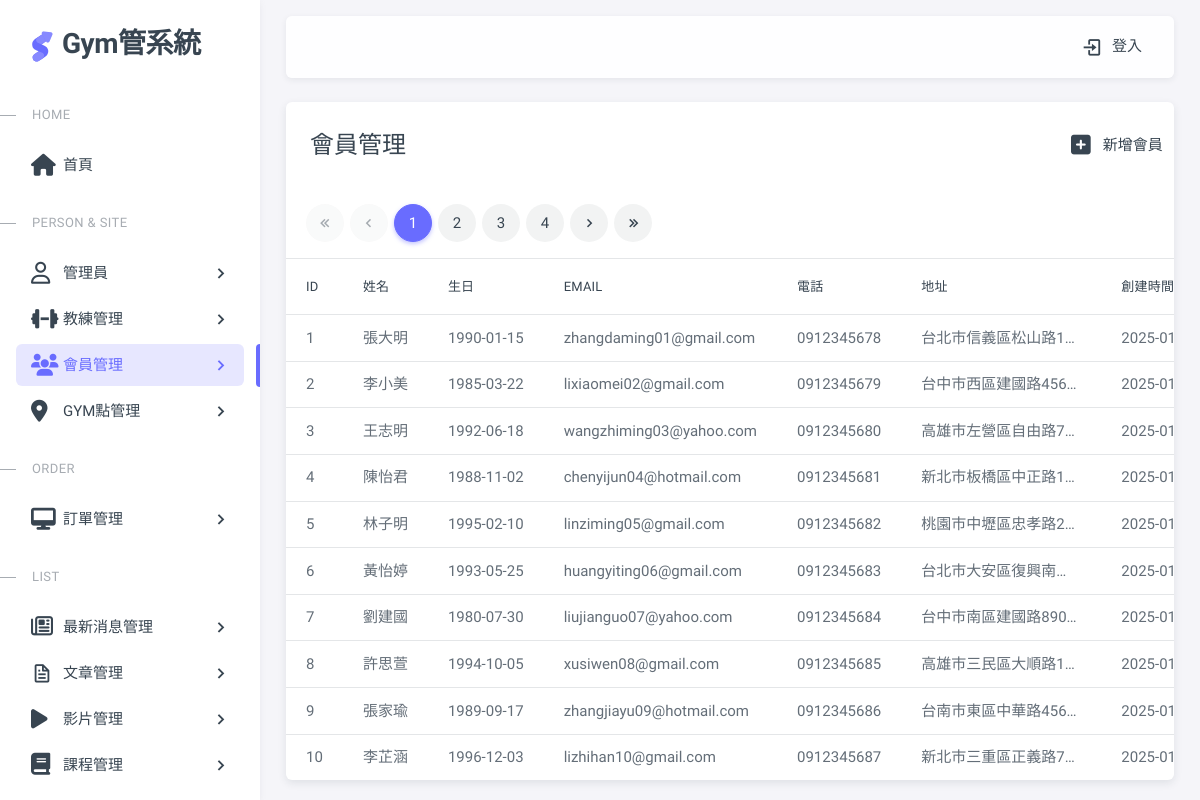
Page /pages/gymMember.php on the committed database.
### tables this page shows
CREATE TABLE member_auth (
    auth_id INT AUTO_INCREMENT PRIMARY KEY,
    member_id INT,
    email VARCHAR(255),
    member_password VARCHAR(255),
    last_login TIMESTAMP,
    created_at TIMESTAMP DEFAULT CURRENT_TIMESTAMP,
    updated_at TIMESTAMP DEFAULT CURRENT_TIMESTAMP ON UPDATE CURRENT_TIMESTAMP,
    FOREIGN KEY (member_id) REFERENCES member_basic(member_id)
);

CREATE TABLE member_basic (
    member_id INT AUTO_INCREMENT PRIMARY KEY,
     member_name VARCHAR(100),
    birthday DATE,
    gender ENUM('male', 'female'),
    phone VARCHAR(20),
    address VARCHAR(255),
    created_at TIMESTAMP DEFAULT CURRENT_TIMESTAMP,
    updated_at TIMESTAMP DEFAULT CURRENT_TIMESTAMP ON UPDATE CURRENT_TIMESTAMP
);

### pages/gymMember.php (the view, shortened to what this page needs)
<?php require __DIR__ . "/includes/init.php"; ?>
<?php
$perPage = 10;
$page = isset($_GET["page"]) ? intval($_GET["page"]) : 1;
$t_sql = "SELECT count(*) FROM member_basic ";
$totalRows = $pdo->query($t_sql)->fetch(PDO::FETCH_NUM)[0];
if ($totalRows > 0) {
    $sql = sprintf("SELECT member_basic.*, member_auth.email
FROM member_basic LEFT JOIN member_auth ON member_basic.member_id =member_auth.member_id LIMIT %s,%s", ($page - 1) * $perPage, $perPage);
    $rows = $pdo->query($sql)->fetchAll();
};
$totalPages = ceil($totalRows / $perPage);
?>
<?php include __DIR__ . '/includes/html-header.php'; ?>
<?php include __DIR__ . '/includes/html-sidebar.php'; ?>
<?php include __DIR__ . '/includes/html-layout-navbar.php'; ?>
<?php include __DIR__ . '/includes/html-content wrapper-start.php'; ?>
<div class="card">
    <div class="row">
        <div class="col-10">
            <h4 class="card-header">會員管理</h4>
        </div>
        <div class="col-2 card-header d-flex align-items-center justify-content-center">
            <a href="gymMember-add.php" class="nav-link">
                <span class="d-none d-sm-block">
                    <i class="fa-solid fa-square-plus fa-xl mx-3"></i>新增會員</span>
            </a>
        </div>
    </div>
    <div class="row">
        <div class="col-lg-12 mx-5">
            <div class="demo-inline-spacing">
                <nav aria-label="Page navigation ">
                    <ul class="pagination">
                        <li class="page-item first" <?= $page == 1 ? 'disabled' : '' ?>>
                            <a class="page-link" href="?page=1"><i class="tf-icon bx bx-chevrons-left bx-sm"></i></a>
                        </li>
                        <li class="page-item prev <?= $page == 1 ? 'disabled' : '' ?>">
                            <a class="page-link" href="?page=<?= $page - 1 ?>">
                                <i class="tf-icon bx bx-chevron-left bx-sm"></i>
                            </a>
                        </li>
                        <?php for ($i = 1; $i <= $totalPages; $i++):
                            $qs = array_filter($_GET);
                            $qs['page'] = $i ?>
                            <li class="page-item <?= $page == $i ? 'active' : '' ?> ">
                                <a class="page-link" href="?<?= http_build_query($qs) ?>"><?= $i ?></a>
                            </li>
                        <?php endfor; ?>
                        <li class="page-item next <?= $page == $totalPages ? 'disabled' : '' ?>">
                            <a class="page-link" href="?page=<?= $page + 1 ?>"><i class="tf-icon bx bx-chevron-right bx-sm"></i></a>
                        </li>
                        <li class="page-item last" <?= $page == $totalPages ? 'disabled' : '' ?>>
                            <a class="page-link" href="?page=<?= $totalPages ?>"><i class="tf-icon bx bx-chevrons-right bx-sm"></i></a>
                        </li>
                    </ul>
                </nav>
            </div>
        </div>
    </div>
    <div class="table-responsive text-nowrap">
        <table class="table table-hover">
            <thead>
                <tr>
                    <th>ID</th>
                    <th>姓名</th>
                    <th>生日</th>
                    <th>email</th>
                    <th>電話</th>
                    <th>地址</th>
                    <th>創建時間</th>
                </tr>
            </thead>
            <tbody class="table-border-bottom-0">
                <?php foreach ($rows as $v): ?>
                    <tr>
                        <td><?= $v['member_id'] ?></td>
                        <td style="max-width: 120px" title="<?= $v['member_name'] ?>">
                            <?= $v['member_name'] ?>
                        </td>
                        <td style="max-width: 120px" title="<?= $v['birthday'] ?>">
                            <?= $v['birthday'] ?>
                        </td>
                        <td title="<?= htmlentities($v['email']) ?>">
                            <?= htmlentities($v['email']) ?>
                        </td>
                        <td style="max-width: 150px" title="<?= $v['phone'] ?>">
                            <?= $v['phone'] ?>
                        </td>
                        <td style="max-width: 200px" title="<?= htmlentities($v['address']) ?>">
                            <?= htmlentities($v['address']) ?>
                        </td>
                        <td style="max-width: 150px" title="<?= $v['created_at'] ?>">
                            <?= $v['created_at'] ?></td>
                    </tr>
                <?php endforeach; ?>
            </tbody>
        </table>
    </div>
</div>
<?php include __DIR__ . '/includes/html-content wrapper-end.php'; ?>
<?php include __DIR__ . '/includes/html-footer.php'; ?>

### assets/css/demo.css (style rules this page uses)
.demo-inline-spacing > * { margin: 1rem 0.375rem 0 0 !important; }

### pages/gymMember.php (style rules this page uses)
td { overflow: hidden; text-overflow: ellipsis; white-space: nowrap; }

### rows in the picture
member_auth: member.member_id "1", member.member_name "張大明", member.birthday "1990-01-15", email "zhangdaming01@gmail.com", member.phone "0912345678", member.address "台北市信義區松山路1…", member.created_at "2025-01-14 05…"
member_auth: member.member_id "2", member.member_name "李小美", member.birthday "1985-03-22", email "lixiaomei02@gmail.com", member.phone "0912345679", member.address "台中市西區建國路456號", member.created_at "2025-01-14 05…"
member_auth: member.member_id "3", member.member_name "王志明", member.birthday "1992-06-18", email "wangzhiming03@yahoo.com", member.phone "0912345680", member.address "高雄市左營區自由路7…", member.created_at "2025-01-14 05…"
member_auth: member.member_id "4", member.member_name "陳怡君", member.birthday "1988-11-02", email "chenyijun04@hotmail.com", member.phone "0912345681", member.address "新北市板橋區中正路1…", member.created_at "2025-01-14 05…"
member_auth: member.member_id "5", member.member_name "林子明", member.birthday "1995-02-10", email "linziming05@gmail.com", member.phone "0912345682", member.address "桃園市中壢區忠孝路2…", member.created_at "2025-01-14 05…"
member_auth: member.member_id "6", member.member_name "黃怡婷", member.birthday "1993-05-25", email "huangyiting06@gmail.com", member.phone "0912345683", member.address "台北市大安區復興南…", member.created_at "2025-01-14 05…"
member_auth: member.member_id "7", member.member_name "劉建國", member.birthday "1980-07-30", email "liujianguo07@yahoo.com", member.phone "0912345684", member.address "台中市南區建國路890號", member.created_at "2025-01-14 05…"
member_auth: member.member_id "8", member.member_name "許思萱", member.birthday "1994-10-05", email "xusiwen08@gmail.com", member.phone "0912345685", member.address "高雄市三民區大順路1…", member.created_at "2025-01-14 05…"
member_auth: member.member_id "9", member.member_name "張家瑜", member.birthday "1989-09-17", email "zhangjiayu09@hotmail.com", member.phone "0912345686", member.address "台南市東區中華路456號", member.created_at "2025-01-14 05…"
member_auth: member.member_id "10", member.member_name "李芷涵", member.birthday "1996-12-03", email "lizhihan10@gmail.com", member.phone "0912345687", member.address "新北市三重區正義路7…", member.created_at "2025-01-14 05…"
